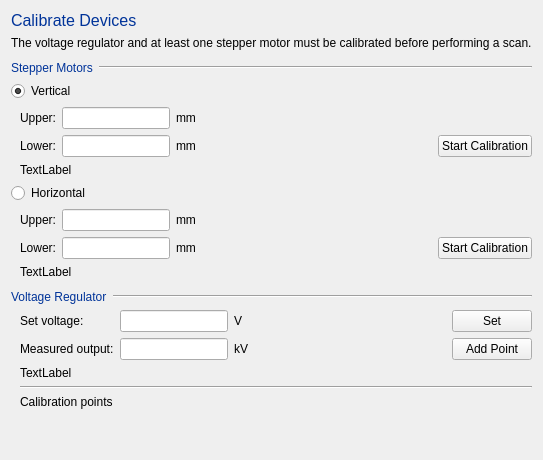
      <widget class="QWidget" name="tab">
       <property name="enabled">
        <bool>true</bool>
       </property>
       <attribute name="title">
        <string>Calibration</string>
       </attribute>
       <layout class="QVBoxLayout" name="verticalLayout_14">
        <item>
         <widget class="QLabel" name="label_59">
          <property name="font">
           <font>
            <pointsize>12</pointsize>
           </font>
          </property>
          <property name="styleSheet">
           <string notr="true">::enabled {
color:#003399;
font-size:12pt;
}
::!enabled {
color: #6699EE;
font-size:12pt;
}</string>
          </property>
          <property name="frameShape">
           <enum>QFrame::NoFrame</enum>
          </property>
          <property name="text">
           <string>Calibrate Devices</string>
          </property>
         </widget>
        </item>
        <item>
         <widget class="QLabel" name="label_60">
          <property name="font">
           <font>
            <pointsize>9</pointsize>
           </font>
          </property>
          <property name="text">
           <string>The voltage regulator and at least one stepper motor must be calibrated before performing a scan.</string>
          </property>
         </widget>
        </item>
        <item>
         <layout class="QHBoxLayout" name="horizontalLayout_21">
          <property name="topMargin">
           <number>5</number>
          </property>
          <item>
           <widget class="QLabel" name="label_61">
            <property name="sizePolicy">
             <sizepolicy hsizetype="Maximum" vsizetype="Preferred">
              <horstretch>0</horstretch>
              <verstretch>0</verstretch>
             </sizepolicy>
            </property>
            <property name="font">
             <font>
              <pointsize>9</pointsize>
             </font>
            </property>
            <property name="styleSheet">
             <string notr="true">::enabled {
color:#003399
}
::!enabled {
color: #6699EE;
}</string>
            </property>
            <property name="text">
             <string>Stepper Motors</string>
            </property>
           </widget>
          </item>
          <item>
           <widget class="Line" name="line_18">
            <property name="font">
             <font>
              <pointsize>9</pointsize>
             </font>
            </property>
            <property name="orientation">
             <enum>Qt::Horizontal</enum>
            </property>
           </widget>
          </item>
         </layout>
        </item>
        <item>
         <widget class="QRadioButton" name="rbVCalib">
          <property name="font">
           <font>
            <pointsize>9</pointsize>
           </font>
          </property>
          <property name="text">
           <string>Vertical</string>
          </property>
          <property name="checked">
           <bool>true</bool>
          </property>
         </widget>
        </item>
        <item>
         <widget class="QFrame" name="gbVCalib">
          <property name="font">
           <font>
            <pointsize>9</pointsize>
           </font>
          </property>
          <property name="frameShape">
           <enum>QFrame::NoFrame</enum>
          </property>
          <property name="frameShadow">
           <enum>QFrame::Raised</enum>
          </property>
          <layout class="QVBoxLayout" name="verticalLayout_6">
           <property name="topMargin">
            <number>0</number>
           </property>
           <property name="rightMargin">
            <number>0</number>
           </property>
           <property name="bottomMargin">
            <number>0</number>
           </property>
           <item>
            <layout class="QGridLayout" name="gridLayout_2">
             <item row="0" column="1">
              <widget class="QLineEdit" name="txtVCalibUpper">
               <property name="sizePolicy">
                <sizepolicy hsizetype="Minimum" vsizetype="Fixed">
                 <horstretch>0</horstretch>
                 <verstretch>0</verstretch>
                </sizepolicy>
               </property>
               <property name="font">
                <font>
                 <pointsize>9</pointsize>
                </font>
               </property>
               <property name="maxLength">
                <number>10</number>
               </property>
              </widget>
             </item>
             <item row="0" column="0">
              <widget class="QLabel" name="label">
               <property name="font">
                <font>
                 <pointsize>9</pointsize>
                </font>
               </property>
               <property name="text">
                <string>Upper:</string>
               </property>
              </widget>
             </item>
             <item row="1" column="1">
              <widget class="QLineEdit" name="txtVCalibLower">
               <property name="sizePolicy">
                <sizepolicy hsizetype="Minimum" vsizetype="Fixed">
                 <horstretch>0</horstretch>
                 <verstretch>0</verstretch>
                </sizepolicy>
               </property>
               <property name="font">
                <font>
                 <pointsize>9</pointsize>
                </font>
               </property>
               <property name="maxLength">
                <number>10</number>
               </property>
              </widget>
             </item>
             <item row="1" column="0">
              <widget class="QLabel" name="label_47">
               <property name="font">
                <font>
                 <pointsize>9</pointsize>
                </font>
               </property>
               <property name="text">
                <string>Lower:</string>
               </property>
              </widget>
             </item>
             <item row="1" column="2">
              <widget class="QLabel" name="label_46">
               <property name="font">
                <font>
                 <pointsize>9</pointsize>
                </font>
               </property>
               <property name="text">
                <string>mm</string>
               </property>
              </widget>
             </item>
             <item row="0" column="2">
              <widget class="QLabel" name="label_45">
               <property name="font">
                <font>
                 <pointsize>9</pointsize>
                </font>
               </property>
               <property name="text">
                <string>mm</string>
               </property>
              </widget>
             </item>
             <item row="1" column="4">
              <widget class="QPushButton" name="btnStartVCalib">
               <property name="font">
                <font>
                 <pointsize>9</pointsize>
                </font>
               </property>
               <property name="text">
                <string>Start Calibration</string>
               </property>
              </widget>
             </item>
             <item row="1" column="3">
              <spacer name="horizontalSpacer_10">
               <property name="font">
                <font>
                 <pointsize>9</pointsize>
                </font>
               </property>
               <property name="orientation">
                <enum>Qt::Horizontal</enum>
               </property>
               <property name="sizeType">
                <enum>QSizePolicy::MinimumExpanding</enum>
               </property>
               <property name="sizeHint" stdset="0">
                <size>
                 <width>40</width>
                 <height>20</height>
                </size>
               </property>
              </spacer>
             </item>
            </layout>
           </item>
           <item>
            <widget class="QLabel" name="lblVCalibError">
             <property name="font">
              <font>
               <pointsize>9</pointsize>
              </font>
             </property>
             <property name="text">
              <string>&lt;html&gt;&lt;head/&gt;&lt;body&gt;&lt;p&gt;TextLabel&lt;/p&gt;&lt;/body&gt;&lt;/html&gt;</string>
             </property>
             <property name="wordWrap">
              <bool>true</bool>
             </property>
            </widget>
           </item>
          </layout>
         </widget>
        </item>
        <item>
         <widget class="QRadioButton" name="rbHCalib">
          <property name="font">
           <font>
            <pointsize>9</pointsize>
           </font>
          </property>
          <property name="text">
           <string>Horizontal</string>
          </property>
         </widget>
        </item>
        <item>
         <widget class="QFrame" name="gbHCalib">
          <property name="font">
           <font>
            <pointsize>9</pointsize>
           </font>
          </property>
          <property name="frameShape">
           <enum>QFrame::NoFrame</enum>
          </property>
          <property name="frameShadow">
           <enum>QFrame::Raised</enum>
          </property>
          <layout class="QVBoxLayout" name="verticalLayout_3">
           <property name="topMargin">
            <number>0</number>
           </property>
           <property name="rightMargin">
            <number>0</number>
           </property>
           <property name="bottomMargin">
            <number>0</number>
           </property>
           <item>
            <layout class="QGridLayout" name="gridLayout_7">
             <item row="0" column="1">
              <widget class="QLineEdit" name="txtHCalibUpper">
               <property name="sizePolicy">
                <sizepolicy hsizetype="Minimum" vsizetype="Fixed">
                 <horstretch>0</horstretch>
                 <verstretch>0</verstretch>
                </sizepolicy>
               </property>
               <property name="font">
                <font>
                 <pointsize>9</pointsize>
                </font>
               </property>
               <property name="maxLength">
                <number>10</number>
               </property>
              </widget>
             </item>
             <item row="0" column="0">
              <widget class="QLabel" name="label_48">
               <property name="font">
                <font>
                 <pointsize>9</pointsize>
                </font>
               </property>
               <property name="text">
                <string>Upper:</string>
               </property>
              </widget>
             </item>
             <item row="1" column="2">
              <widget class="QLabel" name="label_52">
               <property name="font">
                <font>
                 <pointsize>9</pointsize>
                </font>
               </property>
               <property name="text">
                <string>mm</string>
               </property>
              </widget>
             </item>
             <item row="0" column="2">
              <widget class="QLabel" name="label_49">
               <property name="font">
                <font>
                 <pointsize>9</pointsize>
                </font>
               </property>
               <property name="text">
                <string>mm</string>
               </property>
              </widget>
             </item>
             <item row="1" column="1">
              <widget class="QLineEdit" name="txtHCalibLower">
               <property name="sizePolicy">
                <sizepolicy hsizetype="Minimum" vsizetype="Fixed">
                 <horstretch>0</horstretch>
                 <verstretch>0</verstretch>
                </sizepolicy>
               </property>
               <property name="font">
                <font>
                 <pointsize>9</pointsize>
                </font>
               </property>
               <property name="maxLength">
                <number>10</number>
               </property>
              </widget>
             </item>
             <item row="1" column="0">
              <widget class="QLabel" name="label_50">
               <property name="font">
                <font>
                 <pointsize>9</pointsize>
                </font>
               </property>
               <property name="text">
                <string>Lower:</string>
               </property>
              </widget>
             </item>
             <item row="1" column="4">
              <widget class="QPushButton" name="btnStartHCalib">
               <property name="font">
                <font>
                 <pointsize>9</pointsize>
                </font>
               </property>
               <property name="text">
                <string>Start Calibration</string>
               </property>
              </widget>
             </item>
             <item row="1" column="3">
              <spacer name="horizontalSpacer_14">
               <property name="font">
                <font>
                 <pointsize>9</pointsize>
                </font>
               </property>
               <property name="orientation">
                <enum>Qt::Horizontal</enum>
               </property>
               <property name="sizeType">
                <enum>QSizePolicy::MinimumExpanding</enum>
               </property>
               <property name="sizeHint" stdset="0">
                <size>
                 <width>40</width>
                 <height>20</height>
                </size>
               </property>
              </spacer>
             </item>
            </layout>
           </item>
           <item>
            <widget class="QLabel" name="lblHCalibError">
             <property name="font">
              <font>
               <pointsize>9</pointsize>
              </font>
             </property>
             <property name="text">
              <string>&lt;html&gt;&lt;head/&gt;&lt;body&gt;&lt;p&gt;TextLabel&lt;/p&gt;&lt;/body&gt;&lt;/html&gt;</string>
             </property>
             <property name="wordWrap">
              <bool>true</bool>
             </property>
            </widget>
           </item>
          </layout>
         </widget>
        </item>
        <item>
         <layout class="QHBoxLayout" name="horizontalLayout_22">
          <property name="topMargin">
           <number>5</number>
          </property>
          <item>
           <widget class="QLabel" name="label_62">
            <property name="sizePolicy">
             <sizepolicy hsizetype="Maximum" vsizetype="Preferred">
              <horstretch>0</horstretch>
              <verstretch>0</verstretch>
             </sizepolicy>
            </property>
            <property name="font">
             <font>
              <pointsize>9</pointsize>
             </font>
            </property>
            <property name="styleSheet">
             <string notr="true">::enabled {
color:#003399
}
::!enabled {
color: #6699EE;
}</string>
            </property>
            <property name="text">
             <string>Voltage Regulator</string>
            </property>
           </widget>
          </item>
          <item>
           <widget class="Line" name="line_19">
            <property name="font">
             <font>
              <pointsize>9</pointsize>
             </font>
            </property>
            <property name="orientation">
             <enum>Qt::Horizontal</enum>
            </property>
           </widget>
          </item>
         </layout>
        </item>
        <item>
         <widget class="QFrame" name="gbVolCalib">
          <property name="font">
           <font>
            <pointsize>9</pointsize>
           </font>
          </property>
          <property name="frameShape">
           <enum>QFrame::NoFrame</enum>
          </property>
          <property name="frameShadow">
           <enum>QFrame::Raised</enum>
          </property>
          <layout class="QVBoxLayout" name="verticalLayout_9">
           <property name="topMargin">
            <number>0</number>
           </property>
           <property name="rightMargin">
            <number>0</number>
           </property>
           <property name="bottomMargin">
            <number>0</number>
           </property>
           <item>
            <layout class="QGridLayout" name="gridLayout_9">
             <item row="0" column="0">
              <widget class="QLabel" name="label_18">
               <property name="font">
                <font>
                 <pointsize>9</pointsize>
                </font>
               </property>
               <property name="text">
                <string>Set voltage:</string>
               </property>
              </widget>
             </item>
             <item row="0" column="1">
              <widget class="QLineEdit" name="txtSetVreg">
               <property name="sizePolicy">
                <sizepolicy hsizetype="Minimum" vsizetype="Fixed">
                 <horstretch>0</horstretch>
                 <verstretch>0</verstretch>
                </sizepolicy>
               </property>
               <property name="font">
                <font>
                 <pointsize>9</pointsize>
                </font>
               </property>
               <property name="maxLength">
                <number>10</number>
               </property>
              </widget>
             </item>
             <item row="0" column="2">
              <widget class="QLabel" name="label_19">
               <property name="font">
                <font>
                 <pointsize>9</pointsize>
                </font>
               </property>
               <property name="text">
                <string>V</string>
               </property>
              </widget>
             </item>
             <item row="1" column="1">
              <widget class="QLineEdit" name="txtVregCalib">
               <property name="sizePolicy">
                <sizepolicy hsizetype="Minimum" vsizetype="Fixed">
                 <horstretch>0</horstretch>
                 <verstretch>0</verstretch>
                </sizepolicy>
               </property>
               <property name="font">
                <font>
                 <pointsize>9</pointsize>
                </font>
               </property>
               <property name="maxLength">
                <number>10</number>
               </property>
              </widget>
             </item>
             <item row="1" column="4">
              <widget class="QPushButton" name="btnAddVregPoint">
               <property name="font">
                <font>
                 <pointsize>9</pointsize>
                </font>
               </property>
               <property name="text">
                <string>Add Point</string>
               </property>
              </widget>
             </item>
             <item row="1" column="0">
              <widget class="QLabel" name="label_55">
               <property name="font">
                <font>
                 <pointsize>9</pointsize>
                </font>
               </property>
               <property name="text">
                <string>Measured output:</string>
               </property>
              </widget>
             </item>
             <item row="0" column="4">
              <widget class="QPushButton" name="btnSetVreg">
               <property name="font">
                <font>
                 <pointsize>9</pointsize>
                </font>
               </property>
               <property name="text">
                <string>Set</string>
               </property>
              </widget>
             </item>
             <item row="1" column="2">
              <widget class="QLabel" name="label_20">
               <property name="font">
                <font>
                 <pointsize>9</pointsize>
                </font>
               </property>
               <property name="text">
                <string>kV</string>
               </property>
              </widget>
             </item>
             <item row="0" column="3">
              <spacer name="horizontalSpacer_3">
               <property name="font">
                <font>
                 <pointsize>9</pointsize>
                </font>
               </property>
               <property name="orientation">
                <enum>Qt::Horizontal</enum>
               </property>
               <property name="sizeType">
                <enum>QSizePolicy::MinimumExpanding</enum>
               </property>
               <property name="sizeHint" stdset="0">
                <size>
                 <width>40</width>
                 <height>20</height>
                </size>
               </property>
              </spacer>
             </item>
            </layout>
           </item>
           <item>
            <widget class="QLabel" name="lblVolCalibError">
             <property name="font">
              <font>
               <pointsize>9</pointsize>
              </font>
             </property>
             <property name="text">
              <string>TextLabel</string>
             </property>
            </widget>
           </item>
           <item>
            <widget class="Line" name="line_4">
             <property name="font">
              <font>
               <pointsize>9</pointsize>
              </font>
             </property>
             <property name="orientation">
              <enum>Qt::Horizontal</enum>
             </property>
            </widget>
           </item>
           <item>
            <widget class="QLabel" name="label_58">
             <property name="font">
              <font>
               <pointsize>9</pointsize>
              </font>
             </property>
             <property name="text">
              <string>Calibration points</string>
             </property>
            </widget>
           </item>
          </layout>
         </widget>
        </item>
        <item>
         <spacer name="verticalSpacer_2">
          <property name="font">
           <font>
            <pointsize>9</pointsize>
           </font>
          </property>
          <property name="orientation">
           <enum>Qt::Vertical</enum>
          </property>
          <property name="sizeHint" stdset="0">
           <size>
            <width>20</width>
            <height>40</height>
           </size>
          </property>
         </spacer>
        </item>
       </layout>
      </widget>
